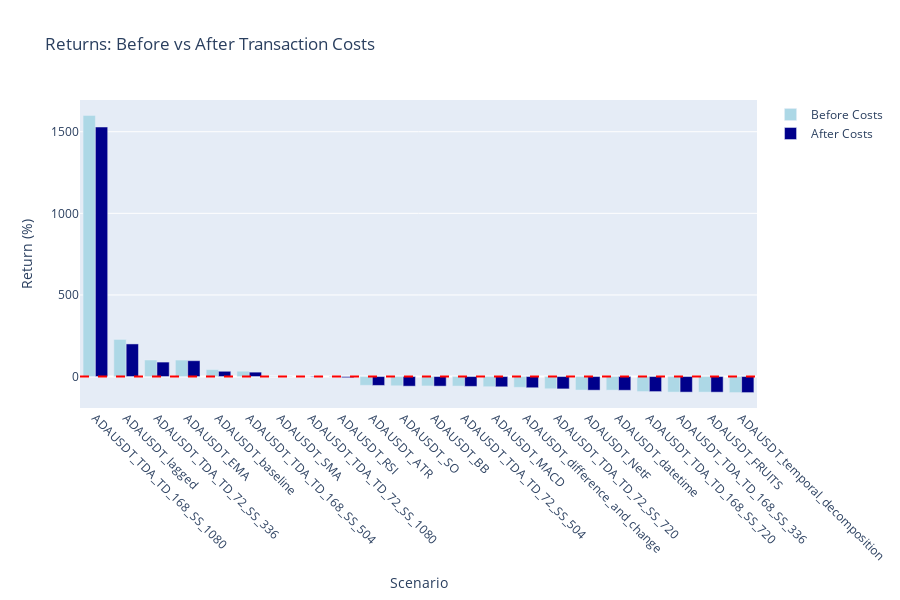

Notebook code for this chart:
### Code cell
# 2. Before vs After Costs Comparison
if 'total_return_before_costs' in df.columns:
    fig = go.Figure()
    
    df_sorted = df.sort_values('total_return_before_costs', ascending=False)
    
    fig.add_trace(go.Bar(
        x=df_sorted['scenario_name'],
        y=df_sorted['total_return_before_costs'] * 100,
        name='Before Costs',
        marker_color='lightblue'
    ))
    
    fig.add_trace(go.Bar(
        x=df_sorted['scenario_name'],
        y=df_sorted['total_return'] * 100,
        name='After Costs',
        marker_color='darkblue'
    ))
    
    fig.update_layout(
        title='Returns: Before vs After Transaction Costs',
        xaxis_title='Scenario',
        yaxis_title='Return (%)',
        barmode='group',
        height=600,
        xaxis_tickangle=45
    )
    fig.add_hline(y=0, line_dash="dash", line_color="red")
    fig.show()

### Figure 1 — Plotly figure (JSON) as saved in the notebook; plotly's stock layout.template omitted (floating-point values rounded to 4 significant figures)
{"data": [{"marker": {"color": "lightblue"}, "name": "Before Costs", "type": "bar", "x": ["ADAUSDT_TDA_TD_168_SS_1080", "ADAUSDT_lagged", "ADAUSDT_TDA_TD_72_SS_336", "ADAUSDT_EMA", "ADAUSDT_baseline", "ADAUSDT_TDA_TD_168_SS_504", "ADAUSDT_SMA", "ADAUSDT_TDA_TD_72_SS_1080", "ADAUSDT_RSI", "ADAUSDT_ATR", "ADAUSDT_SO", "ADAUSDT_BB", "ADAUSDT_TDA_TD_72_SS_504", "ADAUSDT_MACD", "ADAUSDT_difference_and_change", "ADAUSDT_TDA_TD_72_SS_720", "ADAUSDT_NetF", "ADAUSDT_datetime", "ADAUSDT_TDA_TD_168_SS_720", "ADAUSDT_TDA_TD_168_SS_336", "ADAUSDT_FRUITS", "ADAUSDT_temporal_decomposition"], "y": [1600.0, 227.2, 101.4, 100.9, 42.47, 32.65, 1.637, 0.02259, -2.498, -54.07, -56.64, -57.64, -58.53, -62.36, -66.25, -74.85, -82.88, -83.6, -91.98, -95.4, -95.57, -98.29]}, {"marker": {"color": "darkblue"}, "name": "After Costs", "type": "bar", "x": ["ADAUSDT_TDA_TD_168_SS_1080", "ADAUSDT_lagged", "ADAUSDT_TDA_TD_72_SS_336", "ADAUSDT_EMA", "ADAUSDT_baseline", "ADAUSDT_TDA_TD_168_SS_504", "ADAUSDT_SMA", "ADAUSDT_TDA_TD_72_SS_1080", "ADAUSDT_RSI", "ADAUSDT_ATR", "ADAUSDT_SO", "ADAUSDT_BB", "ADAUSDT_TDA_TD_72_SS_504", "ADAUSDT_MACD", "ADAUSDT_difference_and_change", "ADAUSDT_TDA_TD_72_SS_720", "ADAUSDT_NetF", "ADAUSDT_datetime", "ADAUSDT_TDA_TD_168_SS_720", "ADAUSDT_TDA_TD_168_SS_336", "ADAUSDT_FRUITS", "ADAUSDT_temporal_decomposition"], "y": [1529.0, 199.8, 88.64, 97.08, 32.25, 26.94, 0.2639, -3.089, -7.032, -54.53, -59.11, -58.9, -60.38, -62.86, -68.78, -75.75, -83.66, -84.23, -92.29, -95.63, -95.86, -98.43]}], "layout": {"barmode": "group", "height": 600, "shapes": [{"line": {"color": "red", "dash": "dash"}, "type": "line", "x0": 0, "x1": 1, "xref": "x domain", "y0": 0, "y1": 0, "yref": "y"}], "title": {"text": "Returns: Before vs After Transaction Costs"}, "xaxis": {"tickangle": 45, "title": {"text": "Scenario"}}, "yaxis": {"title": {"text": "Return (%)"}}}}
